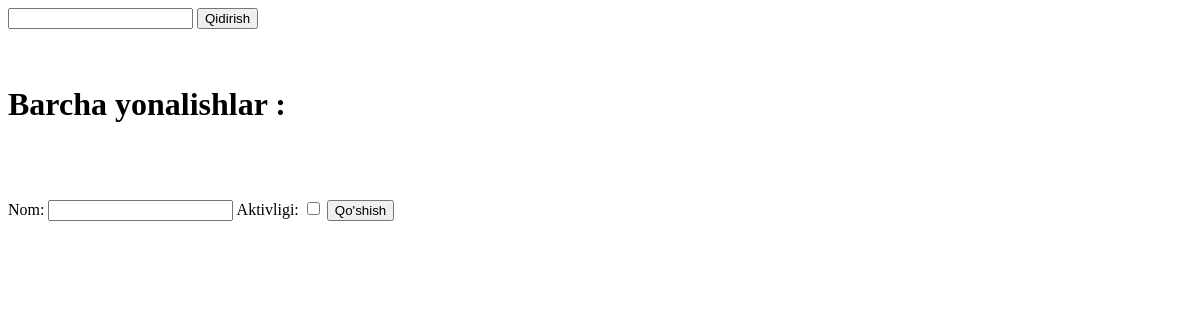
The page /barcha_yonalish/ on the database as committed earlier.
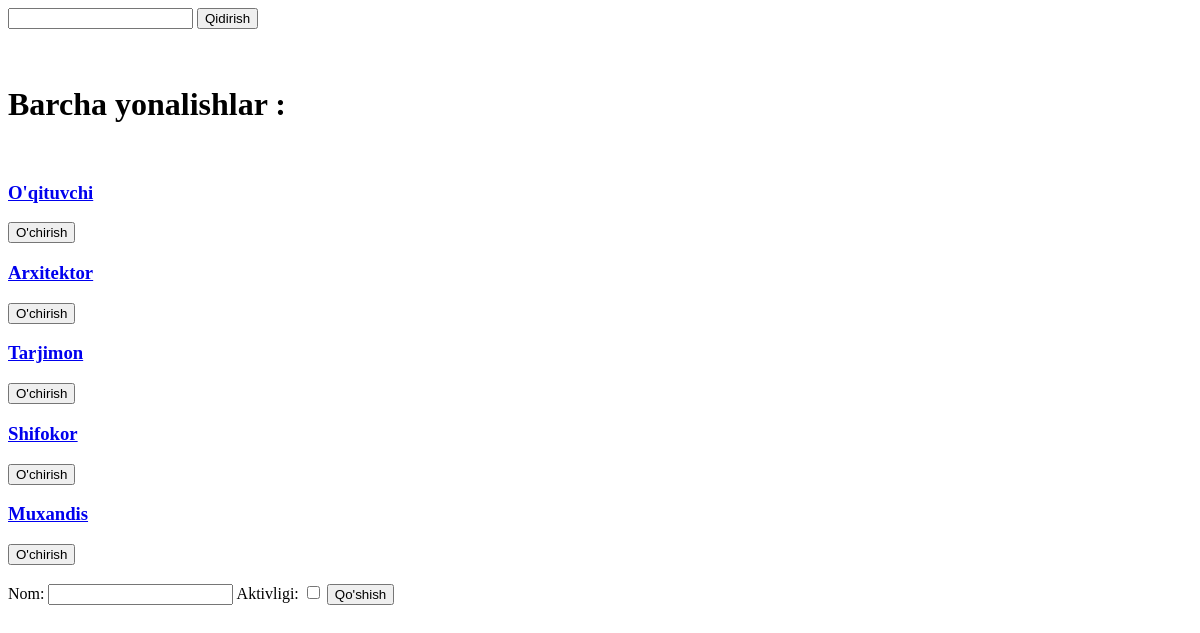
The same page on the database as committed later.
### asosiy/models.py (models this page shows, shortened)
class Yonalish(models.Model):
    nom = models.CharField(max_length=50)
    aktiv = models.BooleanField()

### asosiy/views.py (the view, shortened to what this page needs)
# urls.py: path('barcha_yonalish/',barcha_yonalish),
def barcha_yonalish(sorov):
    soz = sorov.GET.get('qidiruv')
    if soz == "" or soz is None:
        content = {
            "yonalishlar": Yonalish.objects.all(),
            "forma":YonalishForm()
        }
    else:
        content = {
            "yonalishlar": Yonalish.objects.filter(nom__contains = soz),
            "form": YonalishForm()
        }
    return render(sorov, 'barcha_yonalishlar.html',content)

### asosiy/forms.py
class YonalishForm(forms.Form):
    nom = forms.CharField()
    aktivligi = forms.BooleanField()

### templates/barcha_yonalishlar.html (shortened to what this page needs)
<!DOCTYPE html>
<html lang="en">
<head>
</head>
<body>
  <form method="get">
        <input type="text" name="qidiruv">
        <button>Qidirish</button>
    </form>
    <br>
    <br>
    <h1> Barcha yonalishlar :</h1>
    <br>
    {% for yonalish in yonalishlar %}
    <h3> <a href="/yonalish_ozgartir/{{yonalish.id}}/">{{yonalish.nom}}</a ></h3>
  <a href = /yonalish_ochirish/{{yonalish.id}}/><button> O'chirish </button> </a>
    {% endfor %}
    <br>
    <br>
    <form method="post">{% csrf_token %}
        {{forma}}
     <button type ="submit" > Qo'shish </button>
    </form>
</body>
</html>

Rows that differ between the two databases and show on the page:
added Yonalish: nom "O'qituvchi"
added Yonalish: nom "Arxitektor"
added Yonalish: nom "Tarjimon"
added Yonalish: nom "Shifokor"
added Yonalish: nom "Muxandis"
